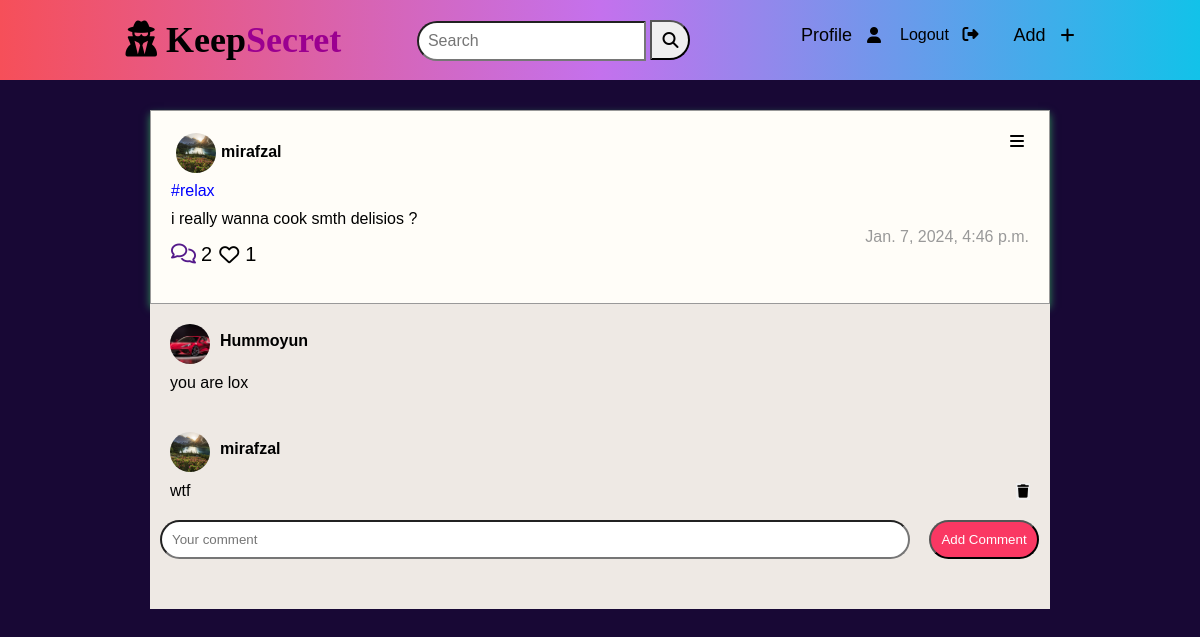
The page /12/post (signed in) on the database its author committed.
### posts/models.py (models this page shows, shortened)
class Post(models.Model):
    author = models.ForeignKey(User, on_delete=models.CASCADE)
    content = models.TextField()
    hashtags = models.ManyToManyField(Hashtag, related_name='posts')
    created_at = models.DateTimeField(auto_now_add=True)

class Hashtag(models.Model):
    name = models.CharField(max_length=100, unique=True)
    def __str__(self):
        return f"#{self.name}"

class Comment(models.Model):
    user = models.ForeignKey(User, on_delete=models.CASCADE)
    post = models.ForeignKey(Post, on_delete=models.CASCADE, related_name='comments')
    text = models.TextField()
    created_at = models.DateTimeField(auto_now_add=True)

### user/models.py (models this page shows, shortened)
class Profile(models.Model):
    GENDER_CHOICES = [
        ('M', 'Male'),
        ('F', 'Female'),
        ('O', 'Other'),
    ]
    user = models.OneToOneField(User, on_delete=models.CASCADE)
    full_name = models.CharField(max_length=255)
    user_avatar = models.ImageField(upload_to='uploads/', default='default/defaultmale.png')
    phone_number = models.CharField(max_length=15, blank=True, validators=[
        RegexValidator(r'^\+?1?\d{9,15}$', message="Phone number must be entered in the format: '+999999999'. Up to 15 digits allowed.")
    ])
    gender = models.CharField(max_length=1, choices=GENDER_CHOICES, blank=True)

### posts/views.py (the view)
# urls.py: path('<int:post_id>/post', views.post_detail, name='post-detail'),
def post_detail(request, post_id):
    post = get_object_or_404(Post, pk=post_id)
    likes = post.likes.all()
    comments = post.comments.all()
    context = {
        'post': post,
        'likes': likes,
        'comments': comments
    }
    return render(request, 'posts/post_detail.html', context)

### posts/templates/posts/post_detail.html (shortened to what this page needs)
{% extends 'base.html' %}
{% block content %}
    <div class="container-homec">
         <div class="card-home">
             <div class="avatar-side">
                 <div class="av">
                     <img height="40" style="border-radius: 100%;"  src="{{ post.author.profile.user_avatar.url }}" alt="" class="avatar">
                     <h4><a style="text-decoration: none; color: black" href="">{{ post.author }}</a></h4>
                 </div>
                 <div class="setting"><i class="fa-solid fa-bars"></i></div>
             </div>
             <div class="topic">
                 {% for hashtag in post.hashtags.all %}
                    <p style="color:blue" class="author">{{ hashtag }}</p>
                 {% endfor %}
             </div>
             <div class="content-home">
                 <p class="content">{{ post.content }}</p>
             </div>
             <div class="degree">
                 <div class="degree-nav">
                     <div class="comment">
                         <a href="" style="font-size: 20px"><i class="fa-regular fa-comments"></i></a>
                         <p style="font-size: 20px; margin-bottom: 10px;" class="count"> {{ post.comments.count }}</p>
                     </div>
                     <div class="like-pt">
                           <form action="{% url 'like_post' post_id=post.id %}" method="post">
                               <button type="submit" class="like-bt" style="margin-bottom: 15px; font-size: 20px; border:1px solid rgba(0, 0, 0, 0)" ><i  class="like-kn fa-regular fa-heart"></i></button>
                            </form>
                         <p style="font-size: 20px" class="count">{{ post.likes.count }}</p>
                     </div>
                 </div>
                 <div class="time-create">
                     <p style="color:#999;">{{ post.created_at }}</p>
                 </div>
             </div>
         </div>
         <div class="comments-page">
         {% for comment in post.comments.all %}
            <div class="comments-sides">
                <div class="av-user">
                    <img class="avatar-user" src="{{ comment.user.profile.user_avatar.url }}" alt="">
                    <h4>{{ comment.user }}</h4>
                </div>
                <div class="comment-user">
                    <p>{{ comment.text }}</p>
                        {% if comment.user == user %}
                            <form action="{% url 'delete-comment' comment.id %}" method="post">
                                <button style="border:1px solid rgba(250,250,250,0)"><i class="fa-solid fa-trash"></i></button>
                            </form>
                        {% endif %}
                </div>
            </div>
             {% empty %}
                    <p style="padding: 10px; text-align: center; font-size: 20px ">No comments yet.</p>
            {% endfor %}
             <div class="add-comment">
                {% if user.is_authenticated %}
                  <form action="{% url 'add_comment' post_id=post.id %}" method="post">
                    <input  class="input-comment" type="text" name="text" placeholder="Your comment">
                    <input class="add-commentbtn" type="submit" value="Add Comment">
                  </form>
                {% else %}
                  <p>Please <a href="{% url 'login' %}">login</a> to comment.</p>
                {% endif %}
            </div>
         </div>
     </div>
{% endblock content %}

### user/static/css/style.css (style rules this page uses)
* { margin: 0; padding: 0; box-sizing: border-box; }
body { font-family: Arial, sans-serif; background: #180835; }
.like-bt { border:1px solid rgba(0, 0, 0, 0); margin-left: 6px; background-color: rgba(255, 255, 255, 0); }
.container-homec { height: 100vh; width: 900px; margin: auto; }
.card-home { margin-top: 30px; height: auto; width: 100%; padding:20px; border:1px solid #999; background-color: #fffdf8; box-shadow: 0 4px 8px seagreen; }
.avatar-side { padding:2px 5px ; height: 46px; width: 100%; display: flex; justify-content: space-between; position: relative; }
.av { display: flex; }
.av>h4 { margin-top: 10px; margin-left: 5px; font-family: Arial, Helvetica, sans-serif; }
.av >img { height: 40px; width: 40px; object-fit: cover; }
.topic { margin-top: 5px; }
.content-home { margin-top: 10px; }
.degree { display: flex; justify-content: space-between; text-align: center; }
.degree-nav { margin-top: 15px; display: flex; }
.degree-nav>.like-pt { display: flex; }
.comment { display: flex; }
.count { margin-left: 5px; }
.like-pt { display: flex; }
.comments-page { background-color: #eee9e4; height: auto; }
.comments-sides { height: auto; padding:20px; }
.av-user { display: flex; }
.av-user>img { height: 40px; width: 40px; object-fit: cover; border-radius: 100%; position: relative; }
.comment-user { margin-top: 10px; display: flex; justify-content: space-between; }
.av-user> h4 { margin-left: 10px; margin-top: 8px; }
.like-bt { font-size: 15px; margin-bottom: 10px; }
.add-comment { display: flex; width: 100%; }
.input-comment { width: 750px; border-radius: 20px; margin-left: 10px; padding:10px; margin-bottom: 50px ; }
.add-commentbtn { margin-left: 15px; padding:10px; background-color: #fa3863; margin-bottom: 50px; color:white; border-radius: 20px; }

### rows shown on the page
Post: author.profile.user_avatar (picture), author "mirafzal", content "i really wanna cook smth delisios ?", comments.count "2", likes.count "1", created_at "Jan. 7, 2024, 4:46 p.m."
Hashtag: name "#relax"
Comment: user.profile.user_avatar (picture), user "Hummoyun", text "you are lox"
Comment: user.profile.user_avatar (picture), user "mirafzal", text "wtf"
